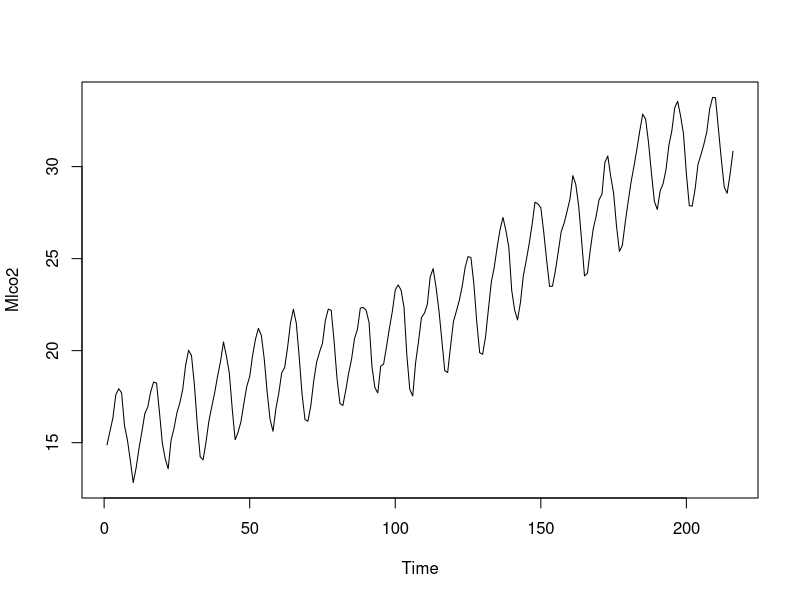
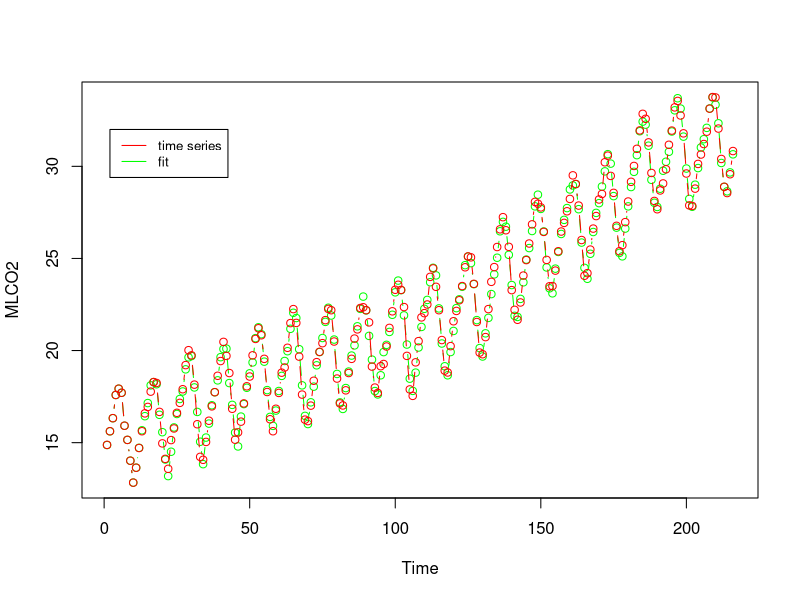
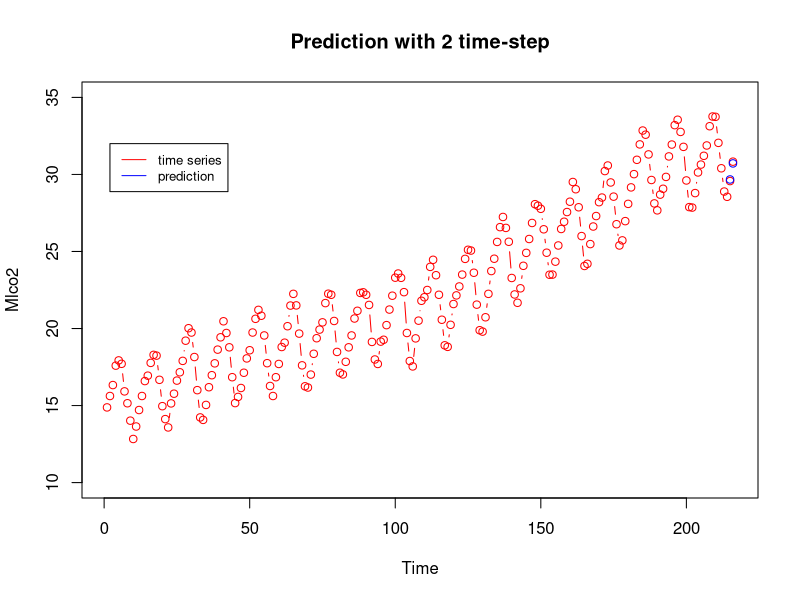
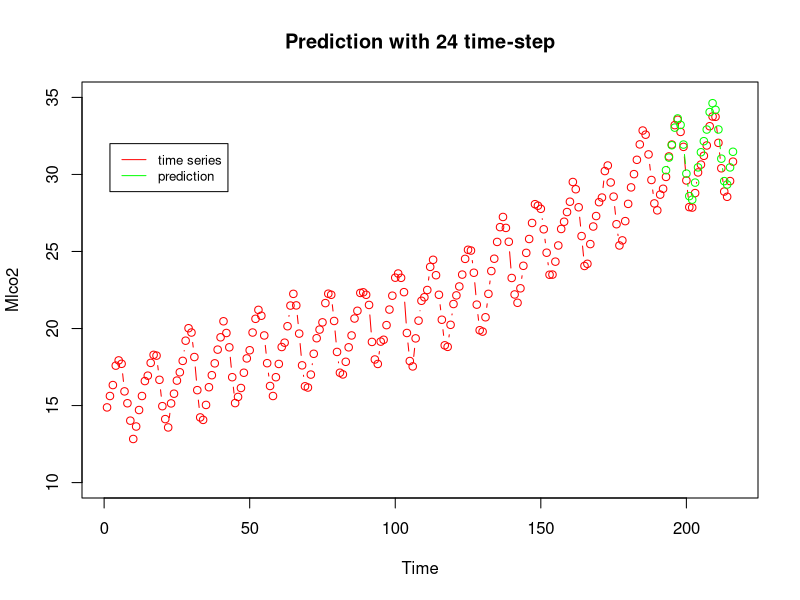

Write the R code that produced these figures, in order.
library(forecast)

MLCO2 <- read.table("MLCO2.txt", header=T)
Mlco2 <- ts(MLCO2$MLCO2)
plot(Mlco2)

seasonal = list(order = c(0,1,2), period=12)
test.model <- arima(Mlco2, order=c(2,1,1),seasonal)

fit.model <- fitted(test.model)
plot(fit.model, type="b",col="green",xlab="Time", ylab='MLCO2')
lines(Mlco2,type='b',col='red')
legend(2,32, legend=c("time series", "fit"), col=c("red","green"),lty=c(1,1),cex=0.8)

model_plot1 <- arima(Mlco2[1:214], order=c(2,1,1),seasonal)
prediction <- forecast(model_plot1,h=2, level=FALSE)$mean
plot(Mlco2, col='red', type='b', ylim=c(10,35), main='Prediction with 2 time-step')
lines(prediction,col='blue',type='b')
legend(2,32, legend=c("time series", "prediction"), col=c('red','blue'),lty=c(1,1), cex=0.8)

model_plot2 <- arima(Mlco2[1:192], order=c(2,1,1),seasonal)
prediction <- forecast(model_plot2,h=24, level=FALSE)$mean
plot(Mlco2, col='red', type='b', ylim=c(10,35), main='Prediction with 24 time-step')
lines(prediction,col='green',type='b')
legend(2,32, legend=c("time series", "prediction"), col=c('red','green'),lty=c(1,1), cex=0.8)